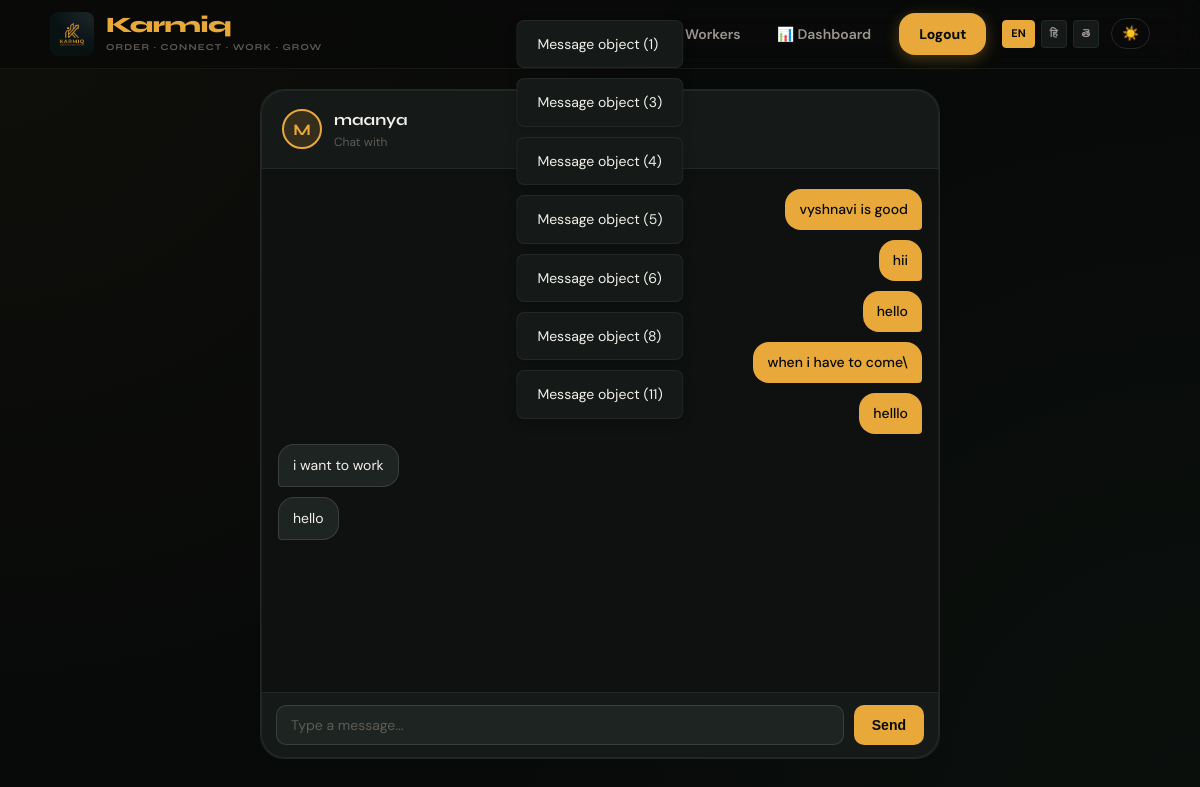
The app's page /chat/1/ (signed in) with its own data.
### messaging/models.py (models this page shows)
class Message(models.Model):
    sender = models.ForeignKey(User, on_delete=models.CASCADE, related_name="sent")
    receiver = models.ForeignKey(User, on_delete=models.CASCADE, related_name="received")
    text = models.TextField()
    timestamp = models.DateTimeField(auto_now_add=True)

### users/models.py (models this page shows, shortened)
class User(models.Model):
    ROLE_CHOICES = [
        ('worker', 'Worker'),
        ('contractor', 'Contractor'),
    ]
    LANG_CHOICES = [
        ('en', 'English'),
        ('hi', 'Hindi'),
        ('te', 'Telugu'),
        ('ta', 'Tamil'),
    ]
    name = models.CharField(max_length=100)
    password = models.CharField(max_length=100)
    role = models.CharField(max_length=20, choices=ROLE_CHOICES)
    language = models.CharField(max_length=10, choices=LANG_CHOICES)
    location = models.CharField(max_length=200)
    profile_image = models.ImageField(upload_to='profiles/', null=True, blank=True)
    bio = models.TextField(blank=True, null=True)
    wage = models.IntegerField(null=True, blank=True)
    skills = models.CharField(max_length=200, blank=True)

### messaging/views.py (the view)
# urls.py: path('chat/<int:receiver_id>/', views.chat, name='chat'),
def chat(request, receiver_id):
    sender_id = request.session.get('user_id')
    if not sender_id:
        return redirect('login')
    if request.method == "POST":
        Message.objects.create(
            sender_id=sender_id,
            receiver_id=receiver_id,
            text=request.POST['text']
        )
    messages = Message.objects.filter(
        sender_id__in=[sender_id, receiver_id],
        receiver_id__in=[sender_id, receiver_id]
    ).order_by('timestamp')
    receiver = User.objects.get(id=receiver_id)
    return render(request, 'chat.html', {
        'messages': messages,
        'receiver': receiver,
        'sender_id': sender_id
    })

### vrtp/context_processors.py (called while the page is built, shortened)
def language_context(request):
    lang = 'en'  # default
    user_id = request.session.get('user_id')
    if user_id:
        try:
            user = User.objects.get(id=user_id)
            if user.language in ('en', 'hi', 'te'):
                lang = user.language
        except User.DoesNotExist:
            pass
    qs_lang = request.GET.get('lang')
    if qs_lang in ('en', 'hi', 'te'):
        lang = qs_lang
    translations = get_translations(lang)
    nav_hired_count = 0
    return {
        'T': translations,
        'current_lang': lang,
        'nav_hired_count': nav_hired_count,
    }

### vrtp/translations.py (called while the page is built)
def get_translations(language_code):
    return TRANSLATIONS.get(language_code, TRANSLATIONS['en'])

### templates/chat.html (shortened to what this page needs)
{% extends 'base.html' %}
{% block content %}
<div class="main" style="padding-top:20px;padding-bottom:0">
  <div class="chat-wrap">
    <div class="chat-header">
      <div class="chat-avatar">{{ receiver.name|first|upper }}</div>
      <div>
        <div class="chat-name">{{ receiver.name }}</div>
        <div class="chat-sub">{{ T.chat_title }}</div>
      </div>
    </div>
    <div class="chat-messages" id="chat-msgs">
      {% for msg in messages %}
        <div class="msg {% if msg.sender.id == sender_id %}msg-sent{% else %}msg-recv{% endif %}">
          {{ msg.text }}
        </div>
      {% empty %}
        <div class="no-msgs">{{ T.no_messages }}</div>
      {% endfor %}
    </div>
    <form method="POST" class="chat-input-row">
      <input type="text" name="text" class="chat-input"
             placeholder="{{ T.message_placeholder }}" autocomplete="off" required>
      <button type="submit" class="chat-send">{{ T.send_btn }}</button>
    </form>
  </div>
</div>
{% endblock %}

### templates/base.html (shortened to what this page needs)
<!DOCTYPE html>
<html lang="{{ current_lang }}">
<head>
  {% load static %}
  <link rel="stylesheet" href="{% static 'css/style.css' %}">
</head>
<body class="dark-mode">
  <div class="page">
    {% if messages %}
    <div class="messages-container" style="position:fixed; top:20px; left:50%; transform:translateX(-50%); z-index:9999; display:flex; flex-direction:column; gap:10px;">
      {% for message in messages %}
      <div class="alert alert-{{ message.tags }}" style="background:var(--surface); border:1px solid var(--border); padding:12px 20px; border-radius:8px; box-shadow:0 4px 12px rgba(0,0,0,0.2);">
        {{ message }}
      </div>
      {% endfor %}
    </div>
    {% endif %}
    <nav class="nav">
      <div class="nav-inner">
        <a href="/home/" class="nav-logo" style="display:flex; align-items:center; gap:12px; text-decoration:none;">
          <img src="{% static 'images/logo.png' %}" alt="Karmiq Logo" style="height:44px; width:auto; border-radius:8px; flex-shrink:0;">
          <div style="display:flex; flex-direction:column; justify-content:center;">
            <div style="font-size:22px; font-weight:800; color:var(--amber); line-height:1; letter-spacing:-0.5px;">Karmiq</div>
            <div style="font-size:9px; color:var(--t3); font-weight:700; letter-spacing:1.2px; text-transform:uppercase; margin-top:4px; white-space:nowrap;">Order · Connect · Work · Grow</div>
          </div>
        </a>
        <div class="nav-links">
          {% if request.session.user_id %}
          {% if request.session.role == "worker" %}
          <a href="/jobs/" class="nav-link">🔍 {{ T.nav_jobs }}</a>
          <a href="/map/" class="nav-link">📍 {{ T.nav_map }}</a>
          {% else %}
          <a href="/post-job/" class="nav-link">➕ {{ T.nav_post_job }}</a>
          <a href="/workers/" class="nav-link">👷 Workers</a>
          {% endif %}
          <a href="/dashboard/" class="nav-link">📊 {{ T.nav_dashboard }}</a>
          <a href="/logout/" class="nav-link nav-cta" style="margin-left:8px;">{{ T.nav_logout }}</a>
          {% else %}
          <a href="/login/" class="nav-link">{{ T.nav_login }}</a>
          <a href="/register/" class="nav-link nav-cta">{{ T.nav_register }}</a>
          {% endif %}
          <div style="display:flex; gap:6px; margin-left:12px;">
            <a href="?lang=en" class="lang-btn {% if current_lang == 'en' %}active{% endif %}">EN</a>
            <a href="?lang=hi" class="lang-btn {% if current_lang == 'hi' %}active{% endif %}">हि</a>
            <a href="?lang=te" class="lang-btn {% if current_lang == 'te' %}active{% endif %}">తె</a>
          </div>
          <button id="theme-toggle" class="btn btn-ghost"
            style="padding:6px 10px; border-radius:100px; margin-left:8px;">☀️</button>
        </div>
      </div>
    </nav>
    <div style="flex:1;">
      {% block content %}{% endblock %}
    </div>
  </div>
</body>
</html>

### records on screen
Message: id "Message object (1)", text "vyshnavi is good"
Message: id "Message object (3)", text "hii"
Message: id "Message object (4)", text "hello"
Message: id "Message object (5)", text "when i have to come\\"
Message: id "Message object (6)", text "helllo"
Message: id "Message object (8)", text "i want to work"
Message: id "Message object (11)", text "hello"
User: name|first "M", name "maanya"

### other values on screen
{{ T.nav_dashboard }} "Dashboard"
{{ T.nav_logout }} "Logout"
{{ T.chat_title }} "Chat with"
{{ T.send_btn }} "Send"
